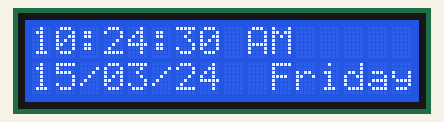
Bench run of a sketch on a simulated Arduino Uno, built with avr-gcc and run on an emulated ATmega328P. On the bench: 16×2 character LCD. Wiring (inferred from the names in the program): DS1307 clock at I2C address 0x68. The local clock reads 2024-03-15 10:24:30 at power-on unless the sketch sets it.

Above: at 0.1 s.
At 4.2 s:
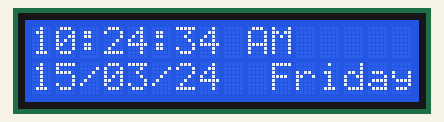
At 9.2 s:
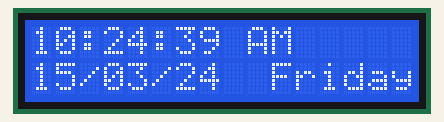
At 19.3 s:
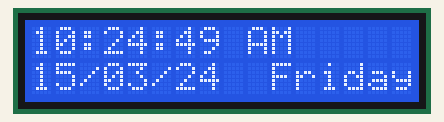
At 28.4 s:
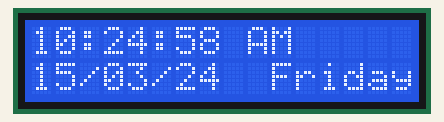
At 38.5 s:
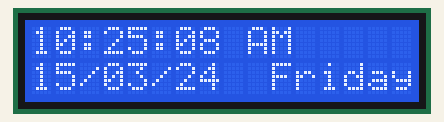

The sketch:

rtc_module_small.ino
```cpp
#include <LiquidCrystal.h>
#include <Wire.h>
#define DS1307_ADDRESS 0x68

LiquidCrystal lcd(6, 7, 8, 9, 10, 11);

boolean MODE = false;

byte Dec_To_BCD(byte dec) {
  return ( (dec / 10 * 16) + (dec % 10) );
}

byte BCD_To_Dec(byte BCD) {
  return ( (BCD / 16 * 10) + (BCD % 16) );
}


void Mode12() {
  MODE = true;
}

void Mode24() {
  MODE = false;
}


void setTime(byte SEC, byte MIN, byte HOUR, byte DOW, byte DOM, byte MONTH, byte YEAR)
{

  Wire.beginTransmission(DS1307_ADDRESS);
  Wire.write(0);
  Wire.write(Dec_To_BCD(SEC));
  Wire.write(Dec_To_BCD(MIN));
  Wire.write(Dec_To_BCD(HOUR));
  Wire.write(Dec_To_BCD(DOW));
  Wire.write(Dec_To_BCD(DOM));
  Wire.write(Dec_To_BCD(MONTH));
  Wire.write(Dec_To_BCD(YEAR));
  Wire.endTransmission();
}


void getTime(byte *SEC, byte *MIN, byte *HOUR)
{
  Wire.beginTransmission(DS1307_ADDRESS);
  Wire.write(0);
  Wire.endTransmission();
  Wire.requestFrom(DS1307_ADDRESS, 7);

  *SEC   = BCD_To_Dec(Wire.read() & 0x7f);
  *MIN   = BCD_To_Dec(Wire.read());
  *HOUR  = BCD_To_Dec(Wire.read() & 0x3f);
}


void getDate(byte *DOM, byte *MONTH, byte *YEAR)
{
  Wire.beginTransmission(DS1307_ADDRESS);
  Wire.write(4);
  Wire.endTransmission();
  Wire.requestFrom(DS1307_ADDRESS, 7);

  *DOM   = BCD_To_Dec(Wire.read());
  *MONTH = BCD_To_Dec(Wire.read());
  *YEAR  = BCD_To_Dec(Wire.read());
}

byte getWeek()
{
  Wire.beginTransmission(DS1307_ADDRESS);
  Wire.write(3);
  Wire.endTransmission();
  Wire.requestFrom(DS1307_ADDRESS, 7);

  return (BCD_To_Dec(Wire.read()));
}


String getTimeStr()
{
  String ALL;
  byte SEC, MIN, HOUR, AM_PM;

  getTime(&SEC, &MIN, &HOUR);
  if (!MODE)
  {
    if (HOUR < 10)
      ALL = String('0') + String(HOUR, DEC) + String(':');
    else
      ALL = String(HOUR, DEC) + String(':');
    if (MIN < 10)
      ALL += String('0'); ALL += String(MIN, DEC);
    ALL += String(':');
    if (SEC < 10)
      ALL += String('0'); ALL += String(SEC, DEC);
  }
  else
  {
    AM_PM = HOUR;
    if (HOUR > 12)
      HOUR -= 12;
    if (HOUR < 10)
      ALL = String('0') + String(HOUR, DEC) + String(':');
    else
      ALL = String(HOUR, DEC) + String(':');
    if (MIN < 10)
      ALL += String('0'); ALL += String(MIN, DEC);
    ALL += String(':');
    if (SEC < 10)
      ALL += String('0'); ALL += String(SEC, DEC);
    ALL += String(' ');
    if (AM_PM > 11)ALL += String("PM");
    else ALL += String("AM");
  }

  return (ALL);
}


String getDateStr()
{
  String ALL;
  byte DOM, MONTH, YEAR;

  getDate(&DOM, &MONTH, &YEAR);

  if (DOM < 10)
    ALL += String('0'); ALL += String(DOM, DEC);
  ALL += String('/');
  if (MONTH < 10)
    ALL += String('0'); ALL += String(MONTH, DEC);
  ALL += String('/'); ALL += String(YEAR, DEC);
  ALL += String(' ');

  return (ALL);
}


String getWeekStr()
{
  String ALL;

  switch (getWeek())
  {
    case 1: ALL += String("Sunday"); break;
    case 2: ALL += String("Monday"); break;
    case 3: ALL += String("Tuesday"); break;
    case 4: ALL += String("Wednesday"); break;
    case 5: ALL += String("Thursday"); break;
    case 6: ALL += String("Friday"); break;
    case 7: ALL += String("Saturday"); break;
  }
  return (ALL);
}


void setup()
{
  lcd.begin(16, 2);
  Wire.begin();
  //setTime(00, 56, 11, 4, 17, 03, 21);
}


void loop()
{

  /////  24hr MODE  /////

  //    lcd.clear();
  //    lcd.setCursor(0,0);
  //    Mode24();
  //    lcd.print(getTimeStr());lcd.print(' ');
  //    lcd.setCursor(0,1);
  //    lcd.print(getDateStr());lcd.print(' ');
  //    lcd.print(getWeekStr());
  //    delay(5000);


  /////  12hr MODE  /////
  lcd.clear();
  lcd.setCursor(0, 0);
  Mode12();
  lcd.print(getTimeStr()); lcd.print(' ');
  lcd.setCursor(0, 1);
  lcd.print(getDateStr()); lcd.print(' ');
  lcd.print(getWeekStr());
  delay(1000);


}
```

Measured:
- what the display in image 1 shows lasts 1.0 s, from 4.1 s to 5.1 s
